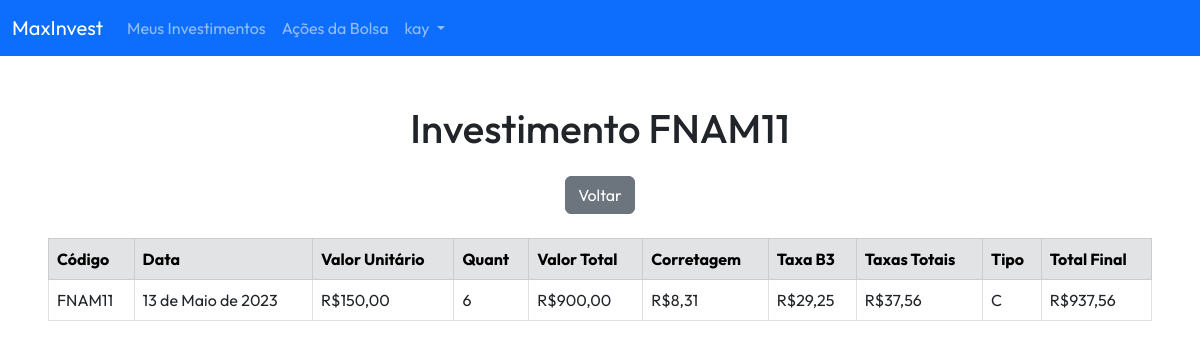
The page /invest/1/ (signed in) on the database its author committed.
### base/models.py (models this page shows, shortened)
class Investment(models.Model):
    investment_type_options = (
        ("C", "Compra"),
        ("V", "Venda")
    )
    user = models.ForeignKey(User, on_delete=models.CASCADE, null=False)
    stock = models.ForeignKey(Stock, on_delete=models.CASCADE, null=False)
    code = models.CharField(verbose_name='Código', max_length=25, null=False, blank=True)
    date = models.DateField(verbose_name='Data de Investimento')
    value = models.DecimalField(verbose_name='Valor Unitário',max_digits=15,decimal_places=2,default=0)
    amount = models.IntegerField(verbose_name='Quantidade',default=0)
    brokerage = models.DecimalField(verbose_name='Corretagem',max_digits=5,decimal_places=2,default=0)
    type = models.CharField(verbose_name='Tipo', max_length=1, choices=investment_type_options, null=False, blank=True)
    def taxab3(self):
        return round(((self.value * self.amount) * Decimal(0.0325)), 2)
    def total_value(self):
        return self.value * self.amount
    def total_taxas(self):
        return round((self.brokerage + ((self.value * self.amount) * Decimal(0.0325))), 2)
    def total_final(self):
        if self.type == 'C':
            return round(((self.value * self.amount) + (self.brokerage + ((self.value * self.amount) * Decimal(0.0325)))), 2)
        if self.type == 'V':
            return round(((self.value * self.amount) - (self.brokerage + ((self.value * self.amount) * Decimal(0.0325)))), 2)
    class Meta:
        ordering = ['date']

class Stock(models.Model):
    stock = models.CharField(max_length=10, db_column='stock')
    name = models.CharField(max_length=200, db_column='name')
    market_cap = models.CharField(max_length=20, db_column='market_cap', null=True)
    def __str__(self):
       return self.stock

### base/views.py (the view)
# urls.py: path('invest/<int:pk>/', InvestDetail.as_view(), name='invest'),
class InvestDetail(LoginRequiredMixin, DetailView):
    model = Investment
    context_object_name = 'investment'

### base/templates/base/investment_detail.html (shortened to what this page needs)
{% extends "style.html" %}
{% block page_content %}
<nav class="navbar navbar-expand-lg navbar-dark bg-primary">
    <div class="container-fluid">
    <a class="navbar-brand" href="{% url 'investments' %}">MaxInvest</a>
    <div class="collapse navbar-collapse">
        <ul class="navbar-nav">
            {% if request.user.is_authenticated %}
                <li class="nav-item">
                    <a class="nav-link" href="{% url 'investments' %}">Meus Investimentos</a>
                </li>
                <li class="nav-item">
                    <a class="nav-link" href="{% url 'stocks_list' %}">Ações da Bolsa</a>
                </li>
                <li class="nav-item dropdown">
                    <a class="nav-link dropdown-toggle" href="#" role="button" data-bs-toggle="dropdown" aria-expanded="false">
                        {{request.user}}
                    </a>
                </li>
            {% else %}
                <li class="nav-item">
                    <a class="nav-link" href="{% url 'login' %}">Entrar</a>
                </li>
            {% endif %}
        </ul>
    </div>
    </div>
</nav>
<h1 class="text-center mt-5">Investimento {{investment.stock}}</h1>
<div class="d-flex justify-content-center m-4">
    <a href="{% url 'investments' %}">
        <button class="btn btn-secondary">Voltar</button>
    </a>
</div>
<div class="d-flex justify-content-center pt-0 p-5">
    <table class="table table-hover table-bordered ">
        <thead class="table-secondary">
            <tr>
                <th>Código</th>
                <th>Data</th>
                <th>Valor Unitário</th>
                <th>Quant</th>
                <th>Valor Total</th>
                <th>Corretagem</th>
                <th>Taxa B3</th>
                <th>Taxas Totais</th>
                <th>Tipo</th>
                <th>Total Final</th>
            </tr>
        </thead>
        <tbody>
            <tr>
                <td>{{investment.stock}}</td>
                <td>{{investment.date}}</td>
                <td>R${{investment.value}}</td>
                <td>{{investment.amount}}</td>
                <td>R${{investment.total_value}}</td>
                <td>R${{investment.brokerage}}</td>
                <td>R${{investment.taxab3}}</td>
                <td>R${{investment.total_taxas}}</td>
                <td>{{investment.type}}</td>
                <td>R${{investment.total_final}}</td>
            </tr>
        </tbody>
    </table>
</div>
{% endblock %}

### max_invest/templates/style.html (style rules this page uses)
body { font-family: 'Outfit', sans-serif; }

### rows shown on the page
Investment: stock "FNAM11", date "13 de Maio de 2023", value "150,00", amount "6", total_value "900,00", brokerage "8,31", taxab3 "29,25", total_taxas "37,56", type "C", total_final "937,56"

### other values the page prints
{{ request.user }} "kay"
